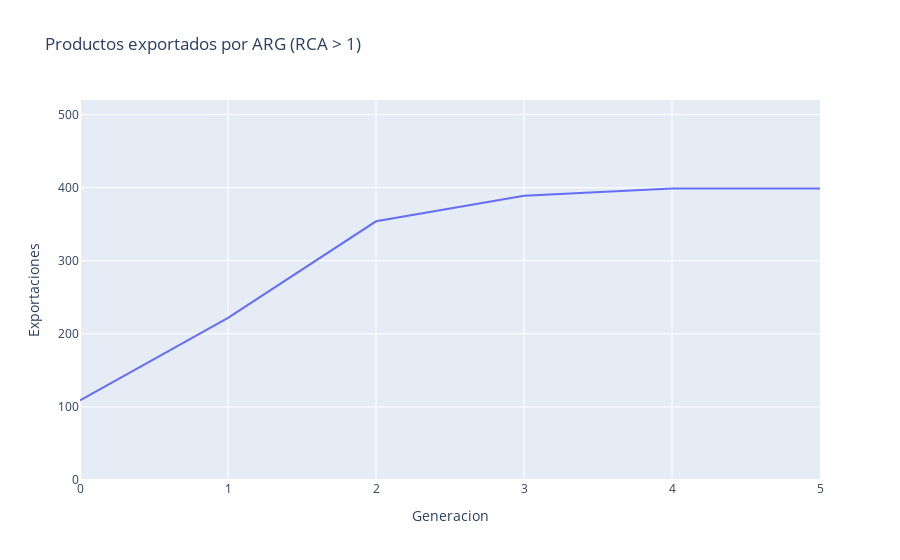

The notebook cell saved with this chart:
### Code cell
exports_arg_df = exports_df[exports_df["country"] == pais]
fig = px.line(exports_arg_df, x="generation", y="count_exports", title=f'Productos exportados por {pais} (RCA > 1)',
    labels={"count_exports": "Exportaciones", "generation": "Generacion"})
fig.update_yaxes(range=[0, exports_df.count_exports.max()])
fig.show()

### Figure 1 — Plotly figure (JSON) as saved in the notebook; plotly's stock layout.template omitted (floating-point values rounded to 4 significant figures)
{"data": [{"hovertemplate": "Generacion=%{x}<br>Exportaciones=%{y}<extra></extra>", "legendgroup": "", "line": {"color": "#636efa", "dash": "solid"}, "marker": {"symbol": "circle"}, "mode": "lines", "name": "", "orientation": "v", "showlegend": false, "type": "scatter", "x": [0, 1, 2, 3, 4, 5], "xaxis": "x", "y": [109, 222, 354, 389, 399, 399], "yaxis": "y"}], "layout": {"legend": {"tracegroupgap": 0}, "title": {"text": "Productos exportados por ARG (RCA > 1)"}, "xaxis": {"anchor": "y", "domain": [0, 1], "title": {"text": "Generacion"}}, "yaxis": {"anchor": "x", "domain": [0, 1], "range": [0, 520], "title": {"text": "Exportaciones"}}}}
